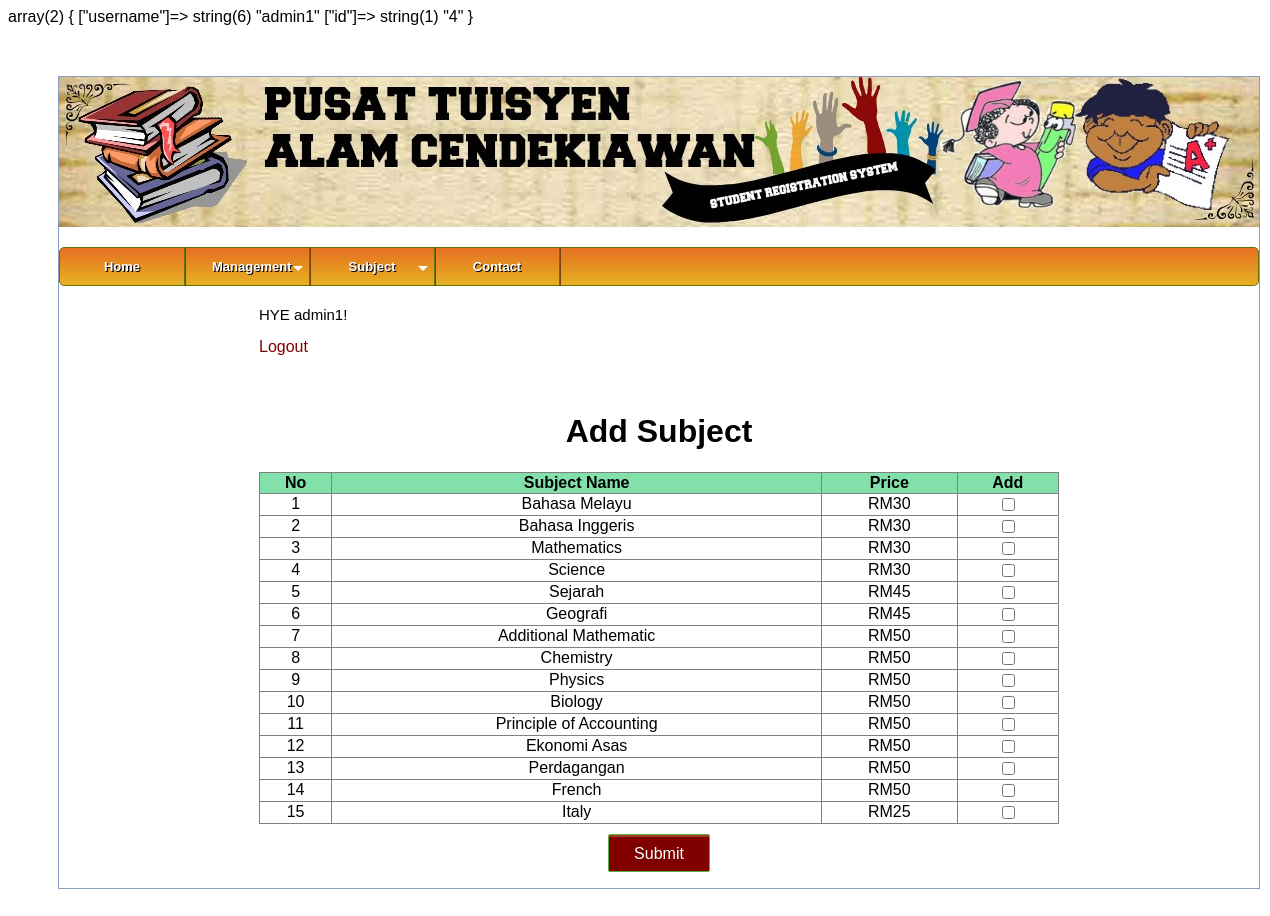
The app's page /student_subject.php (signed in) with its own data.
### tables this page shows
CREATE TABLE `subject` (
  `id` int(8) NOT NULL,
  `sub_name` text NOT NULL,
  `sub_price` text NOT NULL
);

### student_subject.php (the view, shortened to what this page needs)
<?php
require('db.php');
var_dump($_SESSION)
?>
<!DOCTYPE html>
<html>
<head>
<link rel = "stylesheet" type = "text/css" href = "css/cssmenu.css">
<link rel="stylesheet" href="css/style.css" />
</head>
<body>
			<div id='body_wrapper'>
			<div id='header'></div>
			<div id='cssmenu'>
<ul>
   <li><a href='index.php'><span>Home</span></a></li>
   <?php
   if($_SESSION['username']==='admin1'){
   	echo "<li class='has-sub'><a href='#'><span>Management </span></a>
      <ul>
         <li><a href='insert.php'><span>Register</span></a></li>
         <li class='last'><a href='view.php'><span>Record List</span></a></li>
      </ul>
   </li>
   <li class='has-sub'><a href='#'><span>Subject</span></a>
	<ul>
		<li><a href='add subject.php'><span>Register New Subject</span></a></li>
		<li class='last'><a href='subject.php'><span>Subject List</span></a></li>
	</ul>
	</li>
   ";
   }
   else{
   	echo "<li><a href='edit.php?id=".$_SESSION['id']."'><span>Subject </span></a></li>
   <li><a href='referrer.php?id=".$_SESSION['id']."'><span>Record</span></a></li>
   ";
   }
   ?>
   <li><a href='contact.php'><span>Contact</span></a></li>
</ul></div>
<div class="form">
<p>HYE <?php echo $_SESSION['username']; ?>!</p>
<a href="logout.php">Logout</a>
<center>
<br>
<br>
<div class="form">
<body>
<div>
<h1>Add Subject</h1>
<form action="" method="post" enctype="multipart/form-data">
<div class="cbgr">
<table width="100%" border="1" style="border-collapse:collapse;">
<thead>
<tr style="background:#82E0AA">
<th><strong>No</strong></th>
<th><strong>Subject Name</strong></th>
<th><strong>Price</strong></th>
<th><strong>Add</strong></th>
</tr>
</thead>
<tbody>
<?php
$count=1;
$sel_query="Select * from subject ;";
$result = mysqli_query($connection, $sel_query)
or die("Error: ".mysqli_error($connection));
while($row = mysqli_fetch_assoc($result)) { ?>
<tr>
<td align="center"><?php echo $count; ?></td>
<td align="center"><?php echo $row["sub_name"]; ?></td>
<td align="center"><?php echo $row["sub_price"]; ?></td>
<td align="center"><input type="checkbox" class="group-required" name="subject[]" value="<?php echo $row["id"]; ?>" ></td>
<?php $count++; } ?>
</tbody>
</table></div>
<input type="submit" value="Submit" name="sub" id="submit">
</form>
</div>
</div>
</div>
</div>
</body>
</html>

### css/cssmenu.css (style rules this page uses)
#cssmenu { height:37px; display:block; padding:0; border:1px solid; border-radius:5px; margin-top: 20px; margin-right: auto; margin-bottom: 20px; margin-left: auto; }
#cssmenu > ul { list-style:inside none; padding:0; margin:0; }
#cssmenu > ul > li { list-style:inside none; padding:0; margin:0; float:left; display:block; position:relative; }
#cssmenu > ul > li > a { outline:none; display:block; position:relative; padding:12px 27px; font:bold 13px/100% Arial, Helvetica, sans-serif; text-align:center; text-decoration:none; text-shadow:1px 1px 0 rgba(0,0,0, 1); width:70px; }
#cssmenu > ul > li:first-child > a { border-radius:5px 0 0 5px; }
#cssmenu > ul > li > a:after { content:''; position:absolute; border-right:1px solid; top:-1px; bottom:-1px; right:-2px; z-index:99; }
#cssmenu > ul > li.has-sub > a:before { content:''; position:absolute; top:18px; right:6px; border:5px solid transparent; border-top:5px solid #fff; }
#cssmenu, #cssmenu > ul > li > ul > li a:hover { background:#7a420d; background:-moz-linear-gradient(top, #e67022 0%, #e6b122 100%); background:-webkit-gradient(linear, left top, left bottom, color-stop(0%,#FFEE4D), color-stop(100%,#e6b122)); background:-webkit-linear-gradient(top, #e67022 0%,#e6b122 100%); background:-o-linear-gradient(top, #e67022 0%,#e6b122 100%); background:-ms-linear-gradient(top, #e67022 0%,#e6b122 100%); background:linear-gradient(top, #e67022 0%,#e6b122 100%); filter:progid:DXImageTransform.Microsoft.gradient( startColorstr='#F8EC14', endColorstr='#0FEC6C',GradientType=0 ); }
#cssmenu { border-color:#647306; }
#cssmenu > ul > li > a { border-right:1px solid #647306; color:#fff; }
#cssmenu > ul > li > a:after { border-color:#7a420d; }
a:link { text-decoration:none; color:#FC3 }

### css/style.css (style rules this page uses)
body { font-family:Arial, Sans-Serif; }
a { color:#800000; text-decoration:none; }
.form { width: 800px; margin: 0 auto; }
input[type='submit'] { padding: 10px 25px 8px; color: #fff; background-color: #800000; text-shadow: rgba(0,0,0,0.24) 0 1px 0; font-size: 16px; box-shadow: rgba(255,255,205,0.24) 0 2px 0 0 inset,#fff 0 1px 0 0; border: 1px solid #60af38; border-radius: 2px; margin-top: 10px; cursor:pointer; }

### student_subject.php (style rules this page uses)
#body_wrapper { background-color: white; width: 1200px; margin: 50px; border:1px solid #8b9dc3 }
#header { background-image: url("img/header.jpg"); width:1200px; height:150px; }
p { font-size: 15px; }

### records on screen
subject: sub_name "Bahasa Melayu", sub_price "RM30"
subject: sub_name "Bahasa Inggeris", sub_price "RM30"
subject: sub_name "Mathematics", sub_price "RM30"
subject: sub_name "Science", sub_price "RM30"
subject: sub_name "Sejarah", sub_price "RM45"
subject: sub_name "Geografi", sub_price "RM45"
subject: sub_name "Additional Mathematic", sub_price "RM50"
subject: sub_name "Chemistry", sub_price "RM50"
subject: sub_name "Physics", sub_price "RM50"
subject: sub_name "Biology", sub_price "RM50"
subject: sub_name "Principle of Accounting", sub_price "RM50"
subject: sub_name "Ekonomi Asas", sub_price "RM50"
subject: sub_name "Perdagangan", sub_price "RM50"
subject: sub_name "French", sub_price "RM50"
subject: sub_name "Italy", sub_price "RM25"

### other values on screen
$_SESSION['username'] "admin1"
